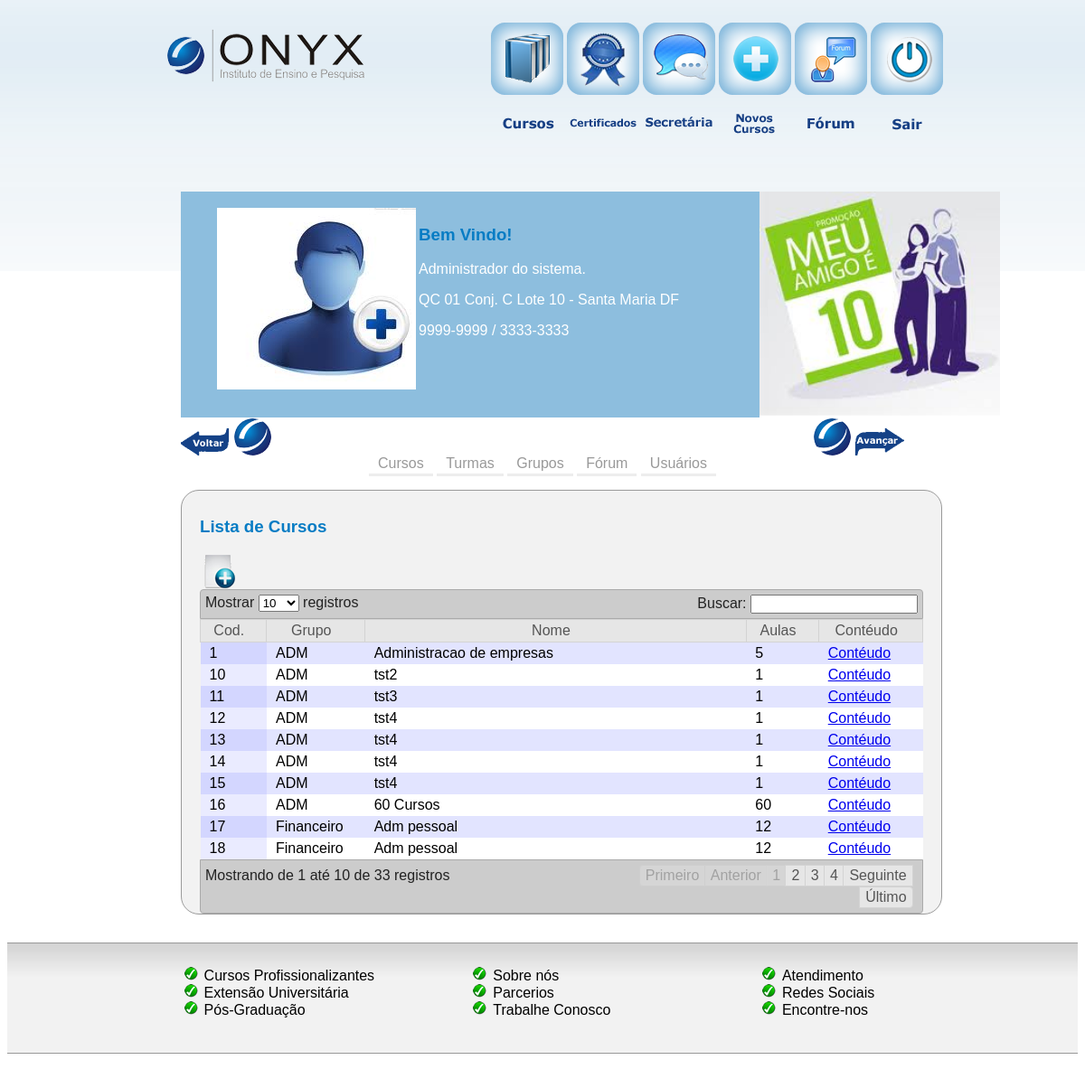
Screenshot of /adm/curso/lista_curso.php (signed in) with the database file from the repository.
### tables this page shows
CREATE TABLE IF NOT EXISTS `curso` (
  `id` int(10) unsigned NOT NULL AUTO_INCREMENT,
  `nome` varchar(255) DEFAULT NULL,
  `descricao` varchar(255) DEFAULT NULL,
  `ementa` varchar(255) DEFAULT NULL,
  `valor` varchar(255) DEFAULT NULL,
  `nome_pasta` varchar(255) NOT NULL,
  `observacao` text,
  `qtd_aula` int(5) NOT NULL,
  `grupo_id` int(10) unsigned DEFAULT NULL,
  `validade` int(5) NOT NULL COMMENT 'Prazo de validade do curso em dias',
  `ativo` int(5) NOT NULL COMMENT '1-sim 2-não',
  `tipo` int(5) NOT NULL COMMENT '1-sim 2-não',
  `validadeAula` int(5) NOT NULL,
  `data_cadastro` timestamp NULL DEFAULT CURRENT_TIMESTAMP,
  PRIMARY KEY (`id`)
);

CREATE TABLE IF NOT EXISTS `grupo_curso` (
  `id` int(10) unsigned NOT NULL AUTO_INCREMENT,
  `nome` varchar(255) DEFAULT NULL,
  `observacao` text,
  `data_cadastro` timestamp NULL DEFAULT CURRENT_TIMESTAMP,
  PRIMARY KEY (`id`)
);

### adm/curso/lista_curso.php (the view, shortened to what this page needs)
<?php
include("../header.php");
?>
<div id="conteudo_curso">
	<h3>Lista de Cursos</h3>
	<?php
	$res = mysql_query("select * from curso");
  		echo "<a href='curso/cadastro.php'> <img src='../imagens/icone/curso_adiciona-icone.png'> </a>";
  		echo "<table cellpadding='0' cellspacing='0' border='0' class='display' id='example'>
    <thead>
      <tr>
        <th>Cod.</th>
        <th>Grupo</th>
        <th>Nome</th>
        <th>Aulas</th>
        <th>Contéudo</th>
      </tr>
  </thead>
  <tbody>";
  while($curso=mysql_fetch_array($res)){
  $grupo_id = $curso['grupo_id'];
  $resultado = mysql_query("select * from grupo_curso where id=".$grupo_id."");
  $row = mysql_fetch_array($resultado);
  $grupo = $row['nome'];
    echo "
    <tr>
    <td>".$curso['id'] ."</td>
    <td>".$grupo."</td>
    <td>".$curso['nome'] ."</td>
    <td>".$curso['qtd_aula'] ."</td>
    <td><a href='curso/lista_dados_curso.php?curso=".$curso['id']."'>Contéudo</a></td></tr>";
  }
  ?>
</tbody>
    </table>
</div>
<?php include("../footer.php"); ?>

### adm/css/table_jui.css (style rules this page uses)
table.display thead th { padding: 3px 0px 3px 10px; cursor: pointer; * cursor: hand; }
table.display thead tr { cursor:pointer; }
table.display { margin: 0 auto; width: 100%; clear: both; border-collapse: collapse; }
table.display td { padding: 3px 10px; }
tr.odd { background-color: #E2E4FF; }
tr.even { background-color: white; }
tr.odd td.sorting_1 { background-color: #D3D6FF; }
tr.even td.sorting_1 { background-color: #EAEBFF; }

### adm/css/style-adm.css (style rules this page uses)
body { font-family: Arial; background: url(../../imagens/topo-adm.png)repeat-x;height: 300px;width: auto; font-size: 16px; }
#conteudo_curso { width: 100%;height: auto;float: left;border-radius: 1em;margin: 0 0 0 0;-moz-border-radius: 20px;-webkit-border-radius: 20px;border-radius: 20px;background-color: #F2F2F2;border-color: #9A9A9A;border-width: thin; border-style: solid;padding: 10px 20px 0 20px; text-align: justify; }
h3 { color: #077CC4; }

### rows the page displays
curso: id "1", grupo_curso.nome "ADM", nome "Administracao de empresas", qtd_aula "5"
curso: id "10", grupo_curso.nome "ADM", nome "tst2", qtd_aula "1"
curso: id "11", grupo_curso.nome "ADM", nome "tst3", qtd_aula "1"
curso: id "12", grupo_curso.nome "ADM", nome "tst4", qtd_aula "1"
curso: id "13", grupo_curso.nome "ADM", nome "tst4", qtd_aula "1"
curso: id "14", grupo_curso.nome "ADM", nome "tst4", qtd_aula "1"
curso: id "15", grupo_curso.nome "ADM", nome "tst4", qtd_aula "1"
curso: id "16", grupo_curso.nome "ADM", nome "60 Cursos", qtd_aula "60"
curso: id "17", grupo_curso.nome "Financeiro", nome "Adm pessoal", qtd_aula "12"
curso: id "18", grupo_curso.nome "Financeiro", nome "Adm pessoal", qtd_aula "12"
